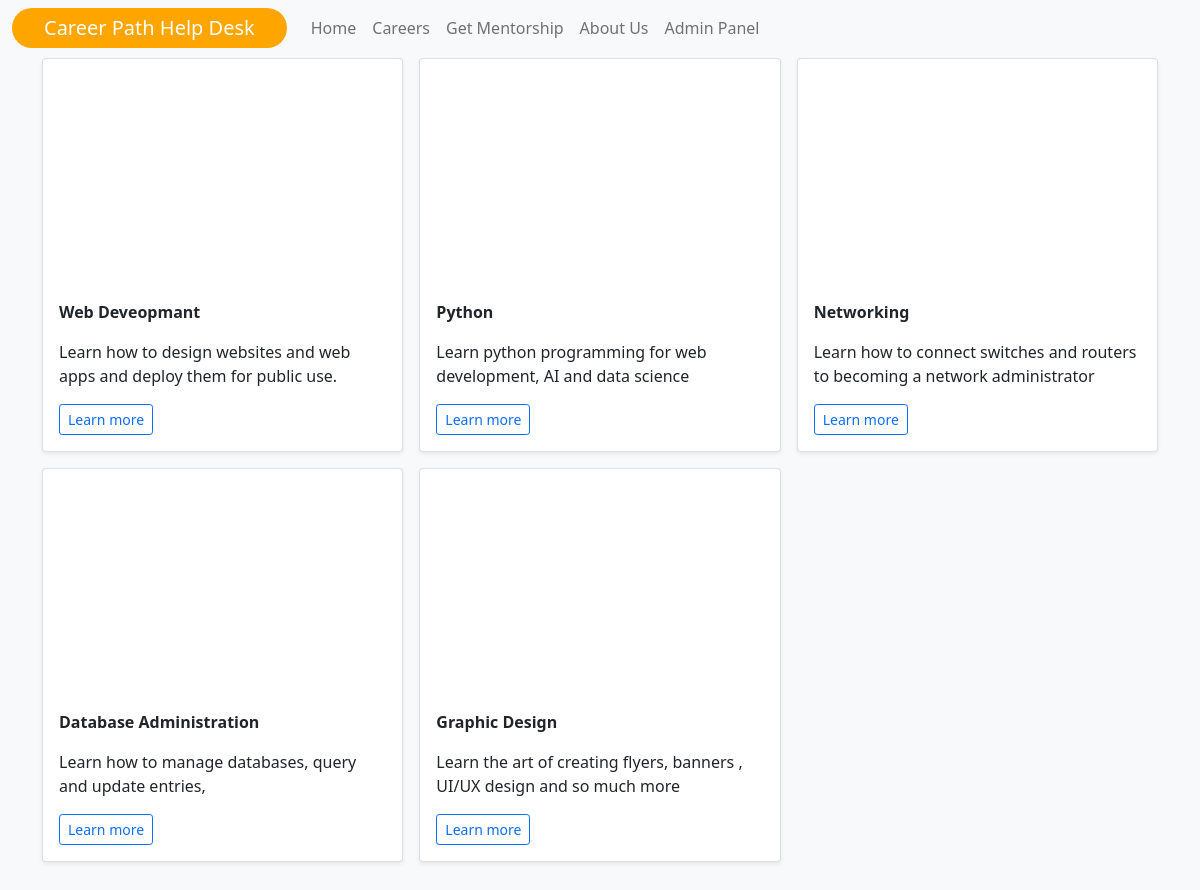
The page /careers (signed in) on the database its author committed.
### main/models.py (models this page shows)
class Career(db.Model):
    id = db.Column(db.Integer(), primary_key=True)
    career_name = db.Column(db.String(), unique=True, nullable=False)
    description = db.Column(db.String(), nullable=False)
    content = db.Column(db.String(), nullable=False)
    img = db.Column(db.Text(), nullable=False)
    img_name = db.Column(db.Text(), nullable=False)
    mimetype = db.Column(db.Text(), nullable=False)

### main/routes.py (the view)
@app.route('/careers', methods=["GET","POST"])
def careers():
    careers = Career.query.all()
    return render_template("career.html", careers=careers)

### main/models.py (called while the page is built)
@login_manager.user_loader
def load_user(user_id):
    return AdminUser.query.get(int(user_id))

### main/templates/career.html (shortened to what this page needs)
{% extends 'index.html'%}
{% block content %}
<div class="album py-5 bg-light" style="margin-top: 10px;">
  <div class="container">
    <div class="row row-cols-1 row-cols-sm-2 row-cols-md-3 g-3">
      {% for career in careers %}
      <div class="col">
        <div class="card shadow-sm">
          <svg class="bd-placeholder-img card-img-top" width="100%" height="225" xmlns="http://www.w3.org/2000/svg" role="img" aria-label="Placeholder: Thumbnail" preserveAspectRatio="xMidYMid slice" focusable="false" style="background-size: cover; background-image: url('{{ url_for('see', filename=career.img_name) }}')">
          </svg>
          <div class="card-body">
            <p class="card-text"><strong>{{ career.career_name }}</strong> </p>
            <p class="card-text">{{ career.description }}</p>
            <div class="d-flex justify-content-between align-items-center">
              <div class="btn-group">
                <a type="button" class="btn btn-sm btn-outline-primary" href="{{ url_for('career', id=career.id)}}">Learn more</a>
              </div>
            </div>
          </div>
        </div>
      </div>
      {% endfor %}
    </div>
  </div>
</div>
{% endblock %}

### main/static/css/styles.css (style rules this page uses)
.bd-placeholder-img { font-size: 1.125rem; background-position: center; text-anchor: middle; -webkit-user-select: none; -moz-user-select: none; user-select: none; }

### rows shown on the page
Career: career_name "Web Deveopmant", description "Learn how to design websites and web apps and deploy them for public use."
Career: career_name "Python", description "Learn python programming for web development, AI and data science"
Career: career_name "Networking", description "Learn how to connect switches and routers to becoming a network administrator"
Career: career_name "Database Administration", description "Learn how to manage databases, query and update entries,"
Career: career_name "Graphic Design", description "Learn the art of creating flyers, banners , UI/UX design and so much more"
